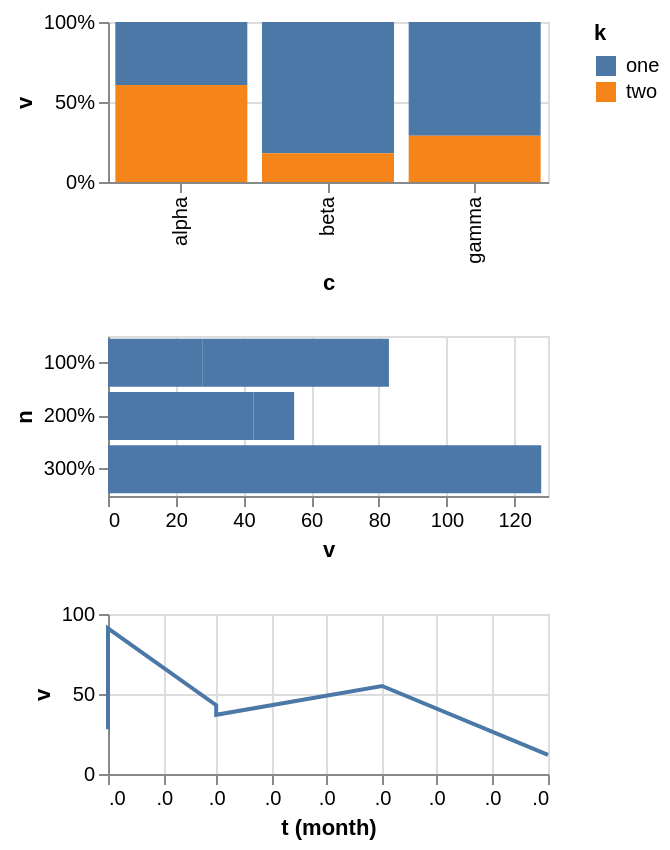

Write the Vega-Lite specification saved for this chart.
### Vega-Lite specification from a JSON file in a GitHub repository (floating-point values rounded to 4 significant figures)
{"$schema": "https://vega.github.io/schema/vega-lite/v6.json", "description": "A normalized stack is a proportion, so its axis is a percentage — `config.normalizedNumberFormat`, which defaults to `.0%`. `guideFormat` asks the **channel definition's own** `stack` for that, not the stack the view resolved: `if (isPositionFieldOrDatumDef(fieldOrDatumDef) && fieldOrDatumDef.stack === 'normalize' && config.normalizedNumberFormat) { return numberFormat({type: 'quantitative', config, normalizeStack: true}); }`. So the format is written wherever the word appears, on the channel it appears on, whatever the chart makes of it — and note the `type: 'quantitative'` passed rather than read, which means the field's own measure never enters into it. The first row is the ordinary case, where the word is on the stacked channel and both readings agree. The second is where they part: `stack: \"normalize\"` on the *discrete* axis is not a stack Vega-Lite can build — the emitted transform still says `offset: \"zero\"` — and upstream formats that band axis `.0%` regardless, so its 1, 2 and 3 are labelled as whole percentages. Read as the resolved stack, this compiler wrote nothing there at all. The third row is the ordering: the rule sits **above** the bucketed-instant branch rather than beside it, being a `return`, so a temporal axis carrying a normalized stack shows percentages and no dates at all — its bucketed months are labelled by a number specifier and the month specifier is never written. Read below the time branch instead, the months would win.", "data": {"values": [{"c": "alpha", "k": "one", "n": 1, "v": 28, "t": "2024-01-07"}, {"c": "alpha", "k": "two", "n": 2, "v": 43, "t": "2024-03-19"}, {"c": "beta", "k": "one", "n": 1, "v": 55, "t": "2024-06-02"}, {"c": "beta", "k": "two", "n": 2, "v": 12, "t": "2024-09-11"}, {"c": "gamma", "k": "one", "n": 3, "v": 91, "t": "2024-01-07"}, {"c": "gamma", "k": "two", "n": 3, "v": 37, "t": "2024-03-19"}]}, "vconcat": [{"width": 220, "height": 80, "mark": "bar", "encoding": {"x": {"field": "c", "type": "nominal"}, "y": {"field": "v", "type": "quantitative", "stack": "normalize"}, "color": {"field": "k", "type": "nominal"}}}, {"width": 220, "height": 80, "mark": "bar", "encoding": {"x": {"field": "v", "type": "quantitative"}, "y": {"field": "n", "type": "ordinal", "stack": "normalize"}}}, {"width": 220, "height": 80, "mark": "line", "encoding": {"x": {"field": "t", "timeUnit": "month", "type": "temporal", "stack": "normalize"}, "y": {"field": "v", "type": "quantitative"}}}]}
